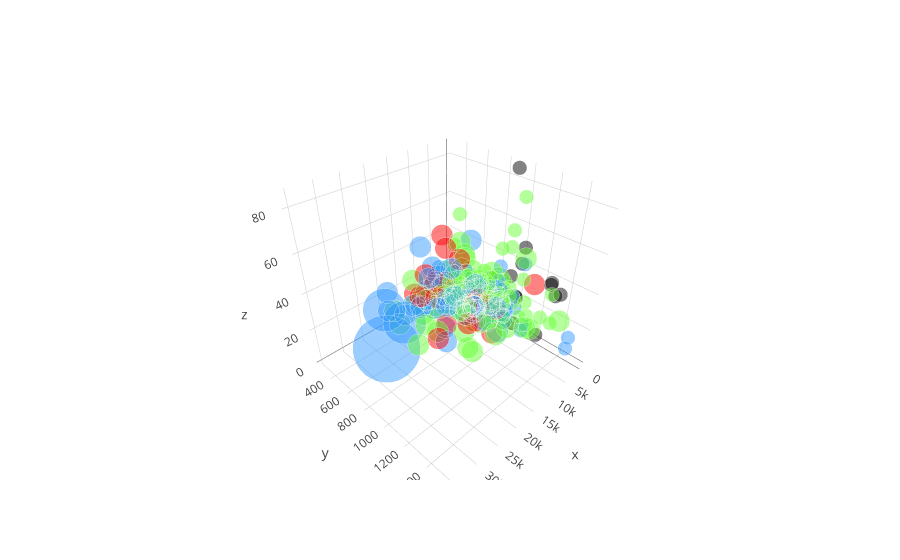

The code cell stored with this chart in its notebook:
### Code cell


### Figure 1 — Plotly figure (JSON) as saved in the notebook; plotly's stock layout.template omitted (floating-point values rounded to 4 significant figures; data arrays with more than 128 entries replaced by an {"elided": "..."} marker saying what was removed)
{"data": [{"marker": {"color": {"elided": "223 str values"}, "size": {"elided": "223 int values"}}, "mode": "markers", "opacity": 0.7, "type": "scatter3d", "x": {"elided": "223 float values"}, "y": {"elided": "223 float values"}, "z": {"elided": "223 int values"}}], "layout": {}}
